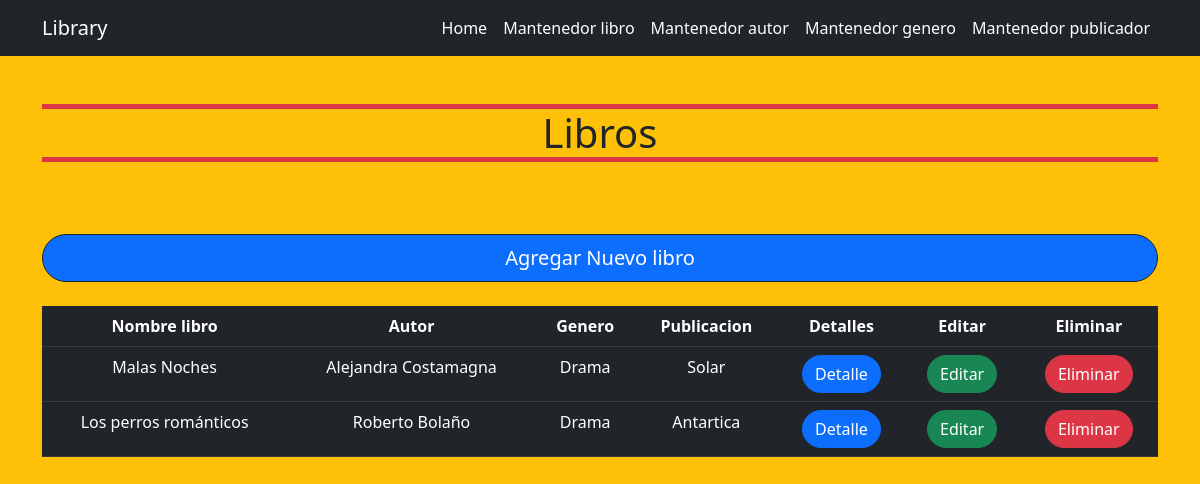
Before: / with the older database file.
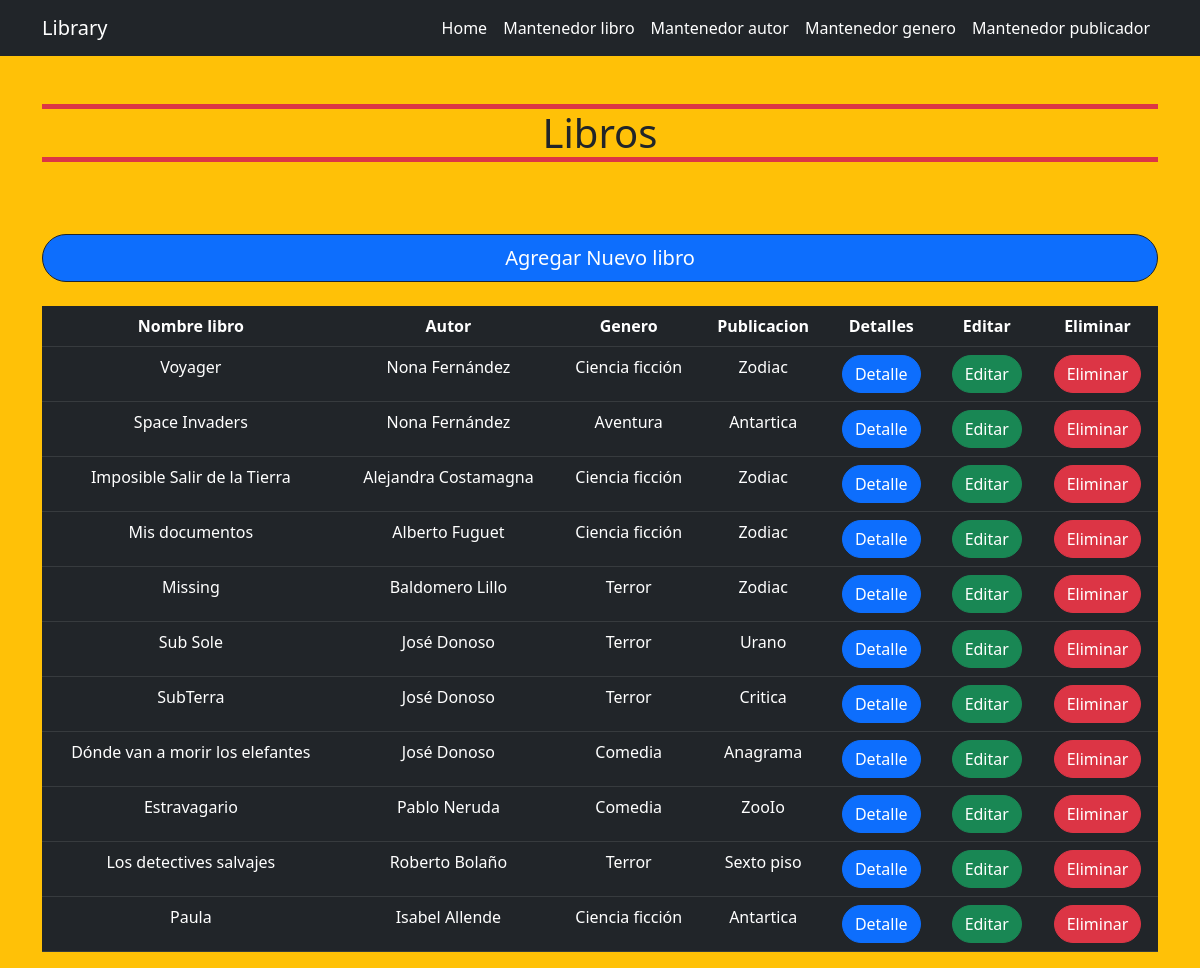
After: the same page with the newer database file.
### libraryApp/models.py (models this page shows)
class Book(models.Model):
    try:
        name = models.CharField(max_length = 100)
        author = models.ForeignKey(Author, on_delete=models.CASCADE, null = True)
        genre = models.ForeignKey(Genre, on_delete=models.CASCADE, null = True)
        publisher = models.ForeignKey(Publisher, on_delete=models.CASCADE, null = True)
    except Exception as e:
        print('Modelo no creado: ', e)

class Author(models.Model):
    try:
        name = models.CharField(max_length = 100)
        date_of_birth = models.DateField()
        def __str__(self):
            return self.name
    except Exception as e:
        print('Modelo no creado: ', e)

class Genre(models.Model):
    try:
        name = models.CharField(max_length = 100)
        def __str__(self):
            return self.name
    except Exception as e:
        print('Modelo no creado: ', e)

class Publisher(models.Model):
    try:
        name = models.CharField(max_length = 100)
        def __str__(self):
            return self.name
    except Exception as e:
        print('Modelo no creado: ', e)

### libraryApp/views.py (the view)
# urls.py: 2. Add a URL to urlpatterns:  path('', views.home, name='home')
def home(request):
    books = Book.objects.all()
    return render(request, 'library/home.html', {'allBooks': books})

### libraryApp/templates/library/home.html (shortened to what this page needs)
{% extends '../layout/base.html' %} {% block content %}
<section class="container">
    <h1 class="text-center my-5 border border-5 border-danger border-start-0 border-end-0">Libros</h1>
    <div class="d-grid gap-2">
      <a href="{% url 'book' %}" class="btn btn-primary btn-lg rounded-pill border-dark my-4"> Agregar Nuevo libro</a>
    </div>
    <table class="table table-dark text-center">
        <thead>
          <tr>
            <th scope="col">Nombre libro</th>
            <th scope="col">Autor</th>
            <th scope="col">Genero</th>
            <th scope="col">Publicacion</th>
            <th scope="col">Detalles</th>
            <th scope="col">Editar</th>
            <th scope="col">Eliminar</th>
          </tr>
        </thead>
        <tbody>
          {% for book in allBooks %}
          <tr>
            <td>{{book.name}}</td>
            <td>{{book.author}}</td>
            <td>{{book.genre}}</td>
            <td>{{book.publisher}}</td>
            <td>
              <a
                type="submit"
                class="btn btn-primary rounded-pill"
                href="{% url 'detailBook' pk=book.id %}"
                >Detalle</a
              >
            </td>
            <td>
              <a
                type="submit"
                class="btn btn-success rounded-pill"
                href="{% url 'editBook' pk=book.id %}"
                >Editar</a
              >
            </td>
            <td>
              <form action="{% url 'deleteBook' pk=book.id %}" method="post">
                <button
                  type="submit"
                  class="btn btn-danger rounded-pill"
                  >Eliminar</button>
              </form>
            </td>
          </tr>
          {% empty %}
            <h1 class="text-center m-5 bg-danger text-white p-5 rounded-pill">No hay libros agregados!!!</h1>
          {% endfor %}
        </tbody>
      </table>
</section>
{% endblock %}

Changed rows visible on the page:
changed Book: name "Malas Noches" → "Voyager"; author "Alejandra Costamagna" → "Nona Fernández"; genre "Drama" → "Ciencia ficción"; publisher "Solar" → "Zodiac"
changed Book: name "Los perros románticos" → "Space Invaders"; author "Roberto Bolaño" → "Nona Fernández"; genre "Drama" → "Aventura"
added Book: name "Imposible Salir de la Tierra", author "Alejandra Costamagna", genre "Ciencia ficción", publisher "Zodiac"
added Book: name "Mis documentos", author "Alberto Fuguet", genre "Ciencia ficción", publisher "Zodiac"
added Book: name "Missing", author "Baldomero Lillo", genre "Terror", publisher "Zodiac"
added Book: name "Sub Sole", author "José Donoso", genre "Terror", publisher "Urano"
added Book: name "SubTerra", author "José Donoso", genre "Terror", publisher "Critica"
added Book: name "Dónde van a morir los elefantes", author "José Donoso", genre "Comedia", publisher "Anagrama"
added Book: name "Estravagario", author "Pablo Neruda", genre "Comedia", publisher "ZooIo"
added Book: name "Los detectives salvajes", author "Roberto Bolaño", genre "Terror", publisher "Sexto piso"
added Book: name "Paula", author "Isabel Allende", genre "Ciencia ficción", publisher "Antartica"
